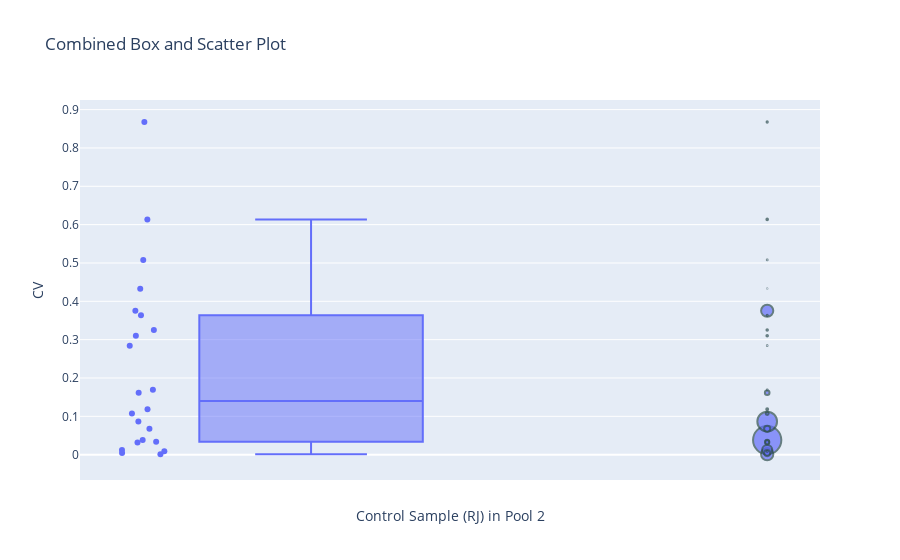

Notebook code cell kept with this figure:
### Code cell
import plotly.graph_objects as go

fig_combined = go.Figure()

for trace in fig_box_rj.data:
    fig_combined.add_trace(trace)

for trace in fig_scatter_rj.data:
    fig_combined.add_trace(trace)

fig_combined.update_layout(
    title='Combined Box and Scatter Plot',
    xaxis_title='Control Sample (RJ) in Pool 2',
    yaxis_title='CV',
    showlegend=False
)

# Show the combined plot
fig_combined.show()

### Figure 1 — Plotly figure (JSON) as saved in the notebook; plotly's stock layout.template omitted (floating-point values rounded to 4 significant figures)
{"data": [{"alignmentgroup": "True", "boxpoints": "all", "hovertemplate": "CV=%{y}<extra></extra>", "legendgroup": "", "marker": {"color": "#636efa"}, "name": "", "notched": false, "offsetgroup": "", "orientation": "v", "showlegend": false, "type": "box", "x0": " ", "xaxis": "x", "y": [0.03802, 0.08659, 0.3753, 0.001399, 0.01221, 0.06754, 0.00408, 0.0334, 0.03204, 0.1616, 0.1076, 0.1184, 0.3253, 0.6137, 0.3103, 0.3634, 0.8677, 0.008846, 0.5078, 0.4327, 0.2843, 0.1692], "y0": " ", "yaxis": "y"}, {"hovertemplate": "<b>%{hovertext}</b><br><br>test=%{x}<br>CV=%{y}<br>cluster_size=%{marker.size}<extra></extra>", "hovertext": [0, 1, 2, 3, 4, 5, 6, 7, 8, 9, 10, 11, 12, 13, 14, 15, 16, 17, 18, 19, 20, 21], "legendgroup": "", "marker": {"color": "#636efa", "line": {"color": "DarkSlateGrey", "width": 2}, "size": [150506, 72934, 27941, 28403, 19515, 7284, 6981, 3014, 3286, 4011, 1630, 684, 429, 491, 486, 266, 306, 281, 109, 18, 62, 107], "sizemode": "area", "sizeref": 376.3, "symbol": "circle"}, "mode": "markers", "name": "", "orientation": "v", "showlegend": false, "type": "scatter", "x": ["", "", "", "", "", "", "", "", "", "", "", "", "", "", "", "", "", "", "", "", "", ""], "xaxis": "x", "y": [0.03802, 0.08659, 0.3753, 0.001399, 0.01221, 0.06754, 0.00408, 0.0334, 0.03204, 0.1616, 0.1076, 0.1184, 0.3253, 0.6137, 0.3103, 0.3634, 0.8677, 0.008846, 0.5078, 0.4327, 0.2843, 0.1692], "yaxis": "y"}], "layout": {"showlegend": false, "title": {"text": "Combined Box and Scatter Plot"}, "xaxis": {"title": {"text": "Control Sample (RJ) in Pool 2"}}, "yaxis": {"title": {"text": "CV"}}}}
